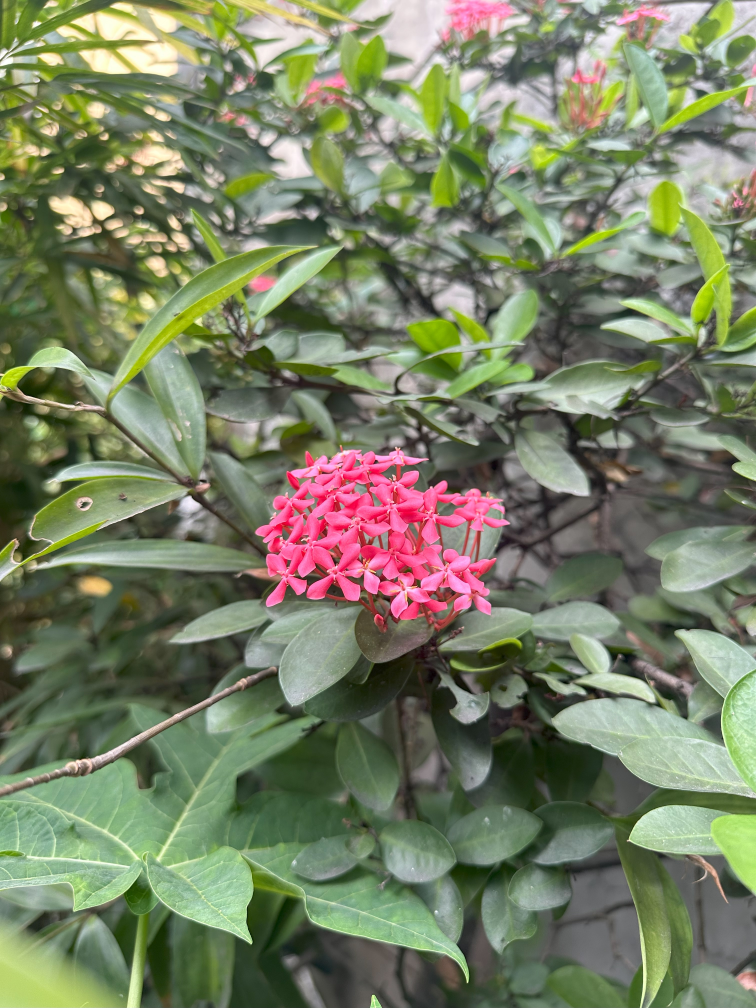
#> input picture OpenCV/Affine Transformations/flower.jpg, 3024 x 4032 px (shown at 1/4 size)
$ jupyter execute dip_module_03_lecture_02.ipynb
#> lines starting #> are read from the running program, lines starting #| are printed output that depends on the picture
[cell 1]
import cv2 as cv
import matplotlib.pyplot as plt
import numpy as np

## Gamma Correction

[cell 2]
def gamma_correction(img, gamma):
    lookUpTable = np.empty((1,256), np.uint8)
    for i in range(256):
        lookUpTable[0,i] = np.clip(pow(i / 255.0, gamma) * 255.0, 0, 255)
    res = cv.LUT(img, lookUpTable)

    return res

[cell 3]
img = cv.cvtColor(cv.imread('flower.jpg'), cv.COLOR_BGR2RGB)

img_gray = cv.cvtColor(img, cv.COLOR_RGB2GRAY)
gamma = 0.8
img_gamma = gamma_correction(img_gray, gamma)

[cell 4]
plt.imshow(img_gray, cmap='gray')
plt.show()

[cell 5]
plt.imshow(img_gamma, cmap='gray')
plt.show()

## Histogram Equalization

[cell 6]
## Grayscale

img_hiseq = cv.equalizeHist(img_gray)

hist = cv.calcHist([img],[0],None,[256],[0,256])
#> hist = 256 values, max 225154 at index 255, min 247 at index 1, mean 47628

plt.figure(figsize=(8,8))
plt.subplot(221), plt.imshow(img_gray, cmap='gray'), plt.title('Original Image'), plt.axis('off'),
plt.subplot(222), plt.imshow(img_hiseq, cmap='gray'), plt.title('Equalized Image'), plt.axis('off'),
plt.subplot(212), plt.hist(img.ravel(),256,[0,256], label='original'),
plt.subplot(212), plt.hist(img_hiseq.ravel(),256,[0,256], label='equalized'),
plt.legend()
plt.show()
#> figure, not shown here; panel 3: tallest bar 261559 high, from x = 75 to 76; panel 3: tallest bar 90474 high, from x = 107 to 108

[cell 7]
plt.figure(figsize=(10,4))
plt.hist(img_gray.ravel(),256,[0,256])
# plt.legend()
plt.grid()
plt.show()
#> figure, not shown here; tallest bar 90474 high, from x = 105 to 106

[cell 8]
## Grayscale

r,g,b = cv.split(img)

img_hiseq_r = cv.equalizeHist(r)
img_hiseq_g = cv.equalizeHist(g)
img_hiseq_b = cv.equalizeHist(b)
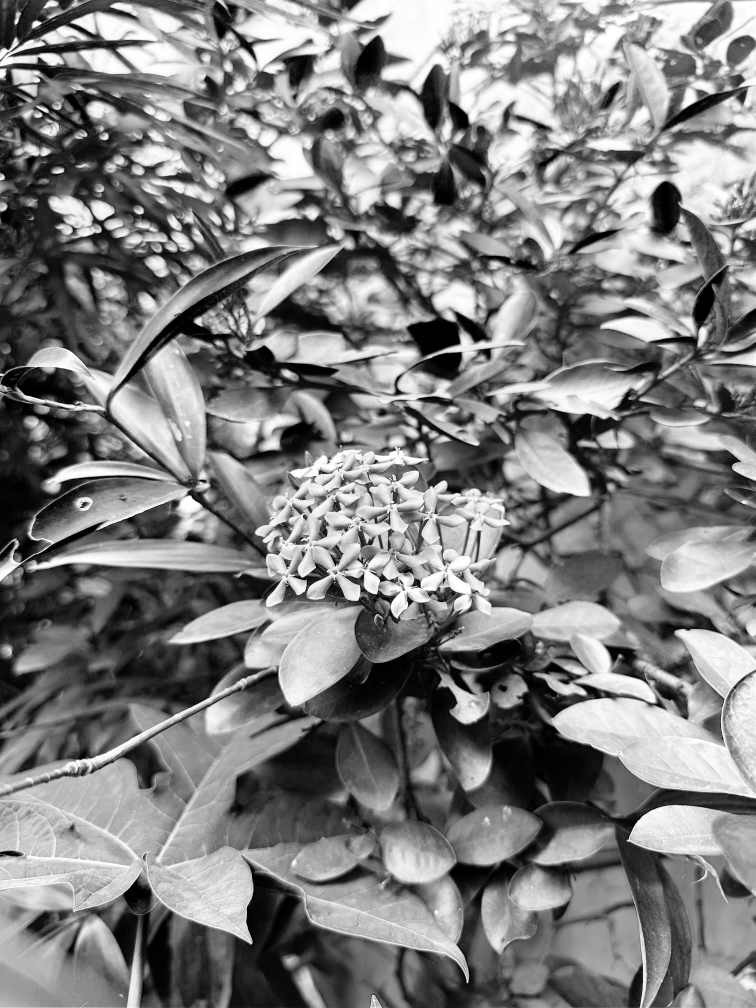
#> img_hiseq_b: shape (4032, 3024) (shown at 1/4 size); min 0, max 255, mean 127.5

hist_r = cv.calcHist([r],[0],None,[256],[0,256])
#> hist_r has the same summary as hist
hist_g = cv.calcHist([g],[0],None,[256],[0,256])
#> hist_g = 256 values, max 89455 at index 108, min 999 at index 11, mean 47628
hist_b = cv.calcHist([b],[0],None,[256],[0,256])
#> hist_b = 256 values, max 95283 at index 63, min 362 at index 254, mean 47628

hist_eqr = cv.calcHist([img_hiseq_r],[0],None,[256],[0,256])
#> hist_eqr = 256 values, max 225154 at index 255, min 0 at index 19, mean 47628
hist_eqg = cv.calcHist([img_hiseq_g],[0],None,[256],[0,256])
#> hist_eqg = 256 values, max 89455 at index 104, min 0 at index 20, mean 47628
hist_eqb = cv.calcHist([img_hiseq_b],[0],None,[256],[0,256])
#> hist_eqb = 256 values, max 95283 at index 71, min 0 at index 19, mean 47628

img_hiseq = cv.merge([img_hiseq_r,img_hiseq_g,img_hiseq_b])
#> img_hiseq: shape (4032, 3024, 3)


plt.figure(figsize=(8,8))
plt.subplot(121), plt.imshow(img), plt.title('Original Image'), plt.axis('off'),
plt.subplot(122), plt.imshow(img_hiseq), plt.title('Equalized Image'), plt.axis('off'),
# plt.subplot(212), plt.hist(img_r.ravel(),256,[0,256], label='original'),
# plt.subplot(212), plt.hist(img_hiseq.ravel(),256,[0,256], label='equalized'),
# plt.legend()
plt.show()

[cell 9]
plt.figure(figsize=(10,4))
plt.hist(r.ravel(),256,[0,256], label='red', color='red', alpha=0.6)
plt.hist(g.ravel(),256,[0,256], label='green', color='blue', alpha=0.6)
plt.hist(b.ravel(),256,[0,256], label='blue', color='green', alpha=0.6)
plt.legend()
plt.grid()
plt.show()
#> figure, not shown here; tallest bar 225154 high, from x = 255 to 256; tallest bar 89455 high, from x = 108 to 109; tallest bar 95283 high, from x = 63 to 64

[cell 10]
plt.figure(figsize=(10,4))
plt.hist(img_hiseq_r.ravel(),256,[0,256], label='red', color='red', alpha=0.6)
plt.hist(img_hiseq_g.ravel(),256,[0,256], label='green', color='blue', alpha=0.6)
plt.hist(img_hiseq_b.ravel(),256,[0,256], label='blue', color='green', alpha=0.6)
plt.legend()
plt.grid()
plt.show()
#> figure, not shown here; tallest bar 225154 high, from x = 255 to 256; tallest bar 89455 high, from x = 104 to 105; tallest bar 95283 high, from x = 71 to 72

[cell 11]
## HSL

h,s,l = cv.split(cv.cvtColor(img, cv.COLOR_RGB2HSV))

img_hiseq_h = cv.equalizeHist(h)
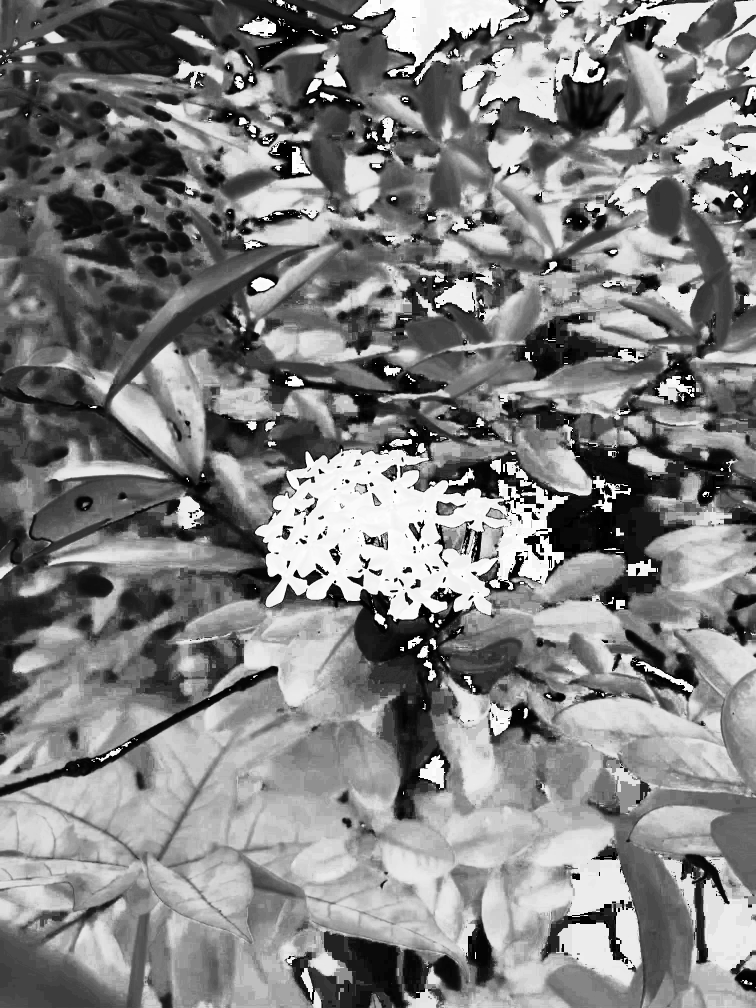
#> img_hiseq_h: shape (4032, 3024) (shown at 1/4 size); min 0, max 255, mean 128.5
img_hiseq_s = cv.equalizeHist(s)
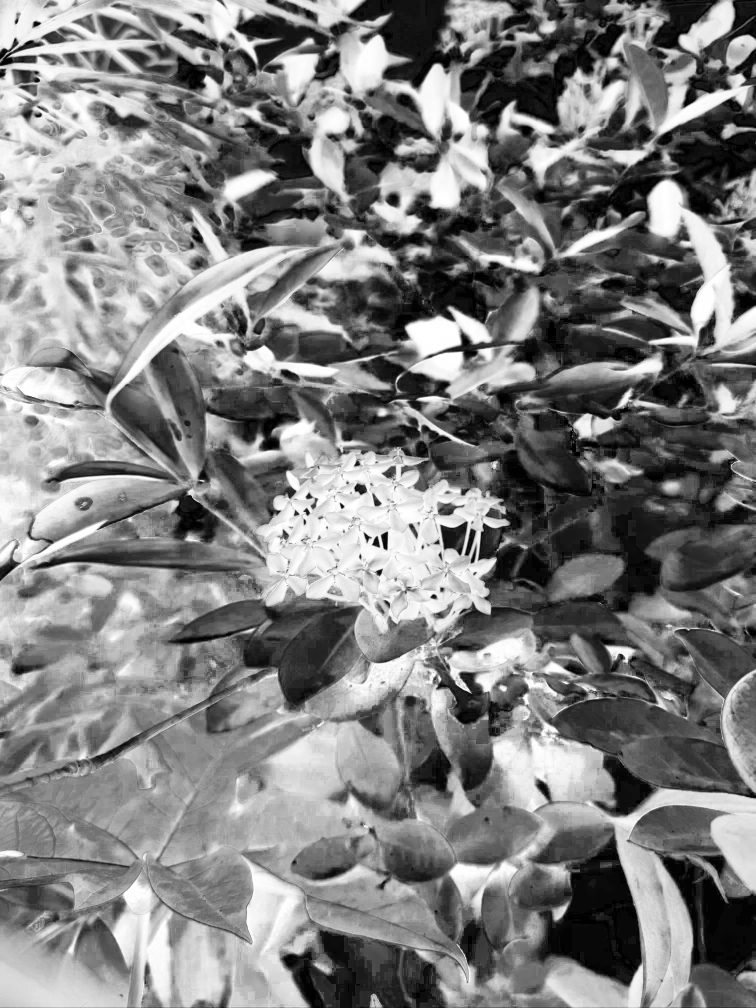
#> img_hiseq_s: shape (4032, 3024) (shown at 1/4 size); min 0, max 255, mean 127.9
img_hiseq_l = cv.equalizeHist(l)
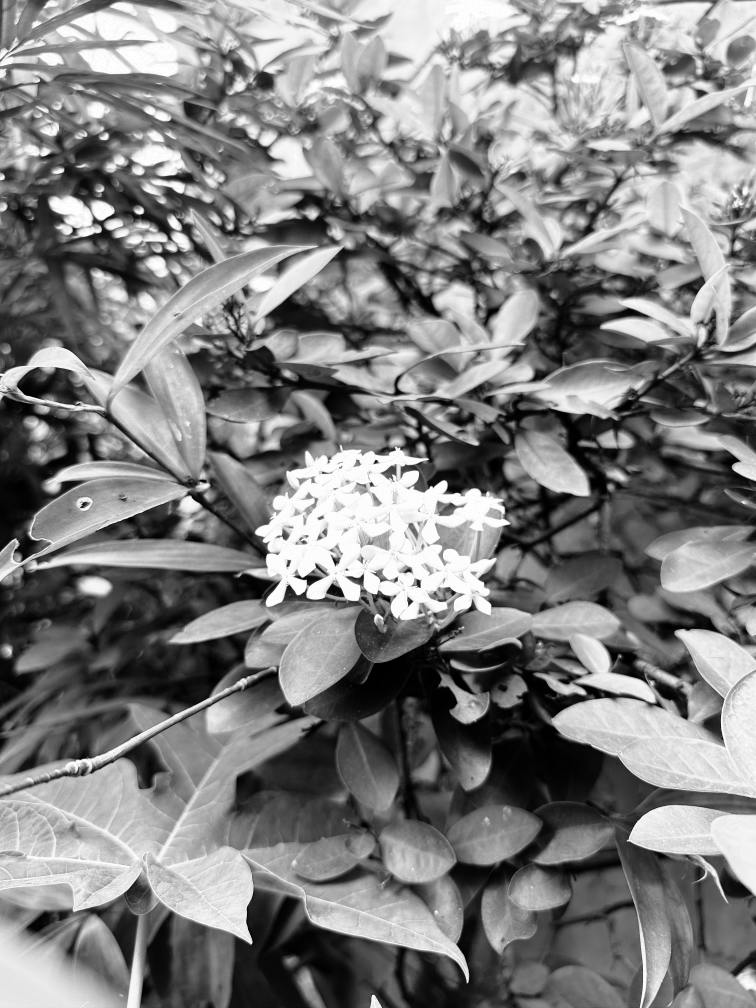
#> img_hiseq_l: shape (4032, 3024) (shown at 1/4 size); min 0, max 255, mean 128.2

hist_h = cv.calcHist([h],[0],None,[256],[0,256])
#> hist_h = 256 values, max 416169 at index 48, min 0 at index 117, mean 47628
hist_s = cv.calcHist([s],[0],None,[256],[0,256])
#> hist_s = 256 values, max 169843 at index 7, min 44 at index 1, mean 47628
hist_bl = cv.calcHist([l],[0],None,[256],[0,256])
#> hist_bl = 256 values, max 243564 at index 255, min 1 at index 0, mean 47628

hist_eqh = cv.calcHist([img_hiseq_h],[0],None,[256],[0,256])
#> hist_eqh = 256 values, max 416169 at index 133, min 0 at index 6, mean 47628
hist_eqs = cv.calcHist([img_hiseq_s],[0],None,[256],[0,256])
#> hist_eqs = 256 values, max 169843 at index 8, min 0 at index 4, mean 47628
hist_eql = cv.calcHist([img_hiseq_l],[0],None,[256],[0,256])
#> hist_eql = 256 values, max 243564 at index 255, min 0 at index 22, mean 47628

img_hiseq = cv.cvtColor(cv.merge([h,img_hiseq_s,l]), cv.COLOR_HSV2RGB)
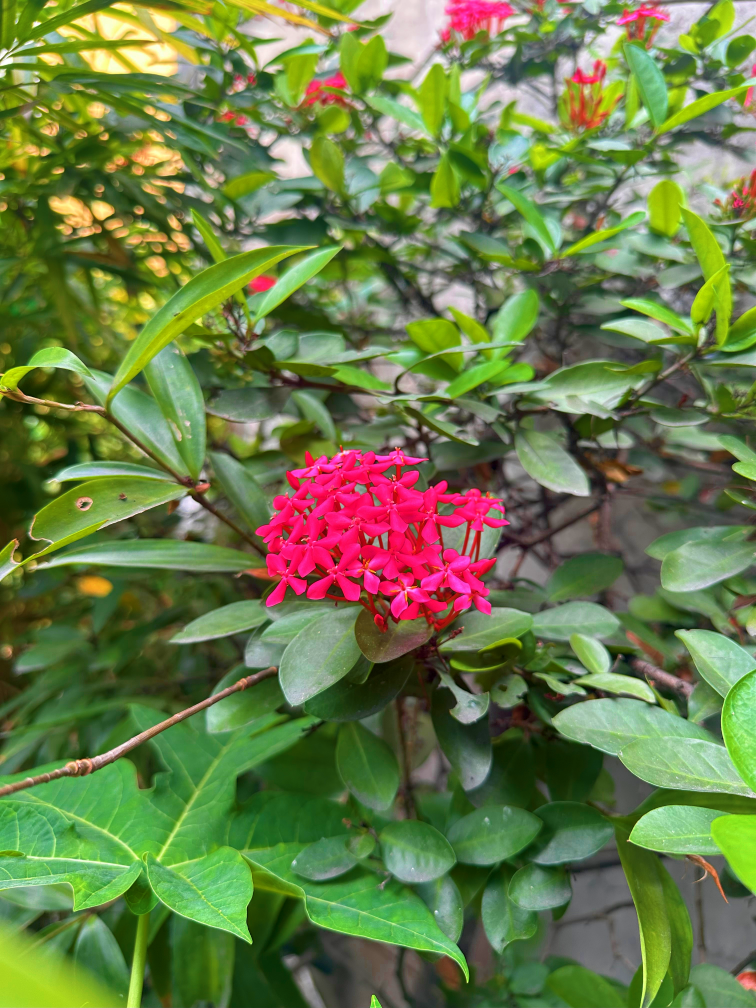
#> img_hiseq: shape (4032, 3024, 3) (shown at 1/4 size); mean R, G, B 106.6, 124, 72.9


plt.figure(figsize=(8,8))
plt.subplot(121), plt.imshow(img), plt.title('Original Image'), plt.axis('off'),
plt.subplot(122), plt.imshow(img_hiseq), plt.title('Equalized Image'), plt.axis('off'),
# plt.subplot(212), plt.hist(l.ravel(),256,[0,256], label='original'),
# plt.subplot(212), plt.hist(hist_eql.ravel(),256,[0,256], label='equalized'),
# plt.legend()
plt.show()

[cell 12]
plt.figure(figsize=(10,4))
plt.hist(s.ravel(),256,[0,256], label='original', alpha=0.9)
plt.hist(img_hiseq_s.ravel(),256,[0,256], label='equalized', alpha=0.9)
plt.legend()
plt.grid()
plt.show()
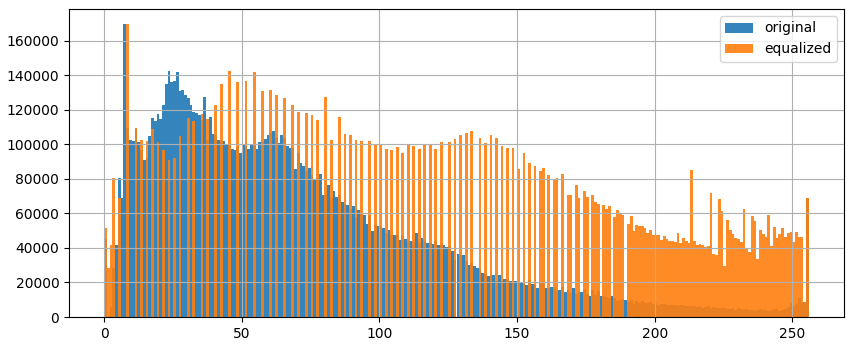
#> figure drawn by matplotlib, 1 panel; tallest bar 169843 high, from x = 7 to 8; tallest bar 169843 high, from x = 8 to 9
